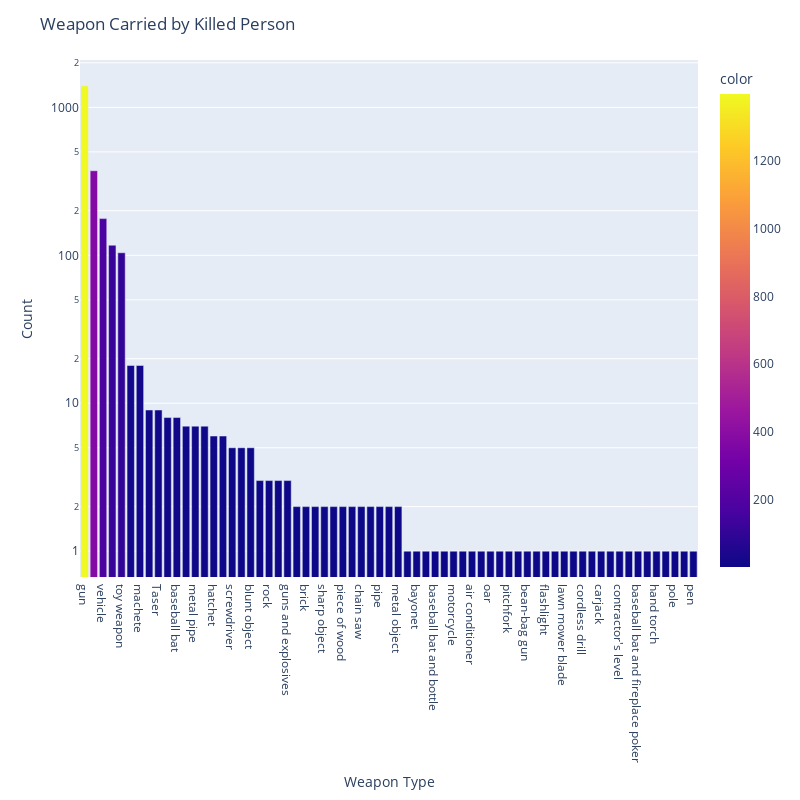

The code cell stored with this chart in its notebook:
### Code cell
fig = px.bar(weapon, x=weapon.index, y=weapon.values, color=weapon.values, log_y=True)
fig.update_layout(title='Weapon Carried by Killed Person', 
                  xaxis_title='Weapon Type', 
                  yaxis_title='Count', width=800, height= 800)
fig.show()

### Figure 1 — Plotly figure (JSON) as saved in the notebook; plotly's stock layout.template omitted (floating-point values rounded to 4 significant figures)
{"data": [{"alignmentgroup": "True", "hovertemplate": "armed=%{x}<br>y=%{y}<br>color=%{marker.color}<extra></extra>", "legendgroup": "", "marker": {"color": [1398, 373, 177, 117, 104, 18, 18, 9, 9, 8, 8, 7, 7, 7, 6, 6, 5, 5, 5, 3, 3, 3, 3, 2, 2, 2, 2, 2, 2, 2, 2, 2, 2, 2, 2, 1, 1, 1, 1, 1, 1, 1, 1, 1, 1, 1, 1, 1, 1, 1, 1, 1, 1, 1, 1, 1, 1, 1, 1, 1, 1, 1, 1, 1, 1, 1, 1], "coloraxis": "coloraxis", "pattern": {"shape": ""}}, "name": "", "offsetgroup": "", "orientation": "v", "showlegend": false, "textposition": "auto", "type": "bar", "x": ["gun", "knife", "vehicle", "undetermined", "toy weapon", "unknown weapon", "machete", "ax", "Taser", "sword", "baseball bat", "hammer", "metal pipe", "box cutter", "hatchet", "crossbow", "screwdriver", "gun and knife", "blunt object", "scissors", "rock", "metal stick", "guns and explosives", "baton", "brick", "hatchet and gun", "sharp object", "meat cleaver", "piece of wood", "shovel", "chain saw", "beer bottle", "pipe", "metal pole", "metal object", "fireworks", "bayonet", "tire iron", "baseball bat and bottle", "pole and knife", "motorcycle", "metal rake", "air conditioner", "crowbar", "oar", "machete and gun", "pitchfork", "glass shard", "bean-bag gun", "spear", "flashlight", "nail gun", "lawn mower blade", "flagpole", "cordless drill", "metal hand tool", "carjack", "chain", "contractor's level", "stapler", "baseball bat and fireplace poker", "straight edge razor", "hand torch", "garden tool", "pole", "pick-axe", "pen"], "xaxis": "x", "y": [1398, 373, 177, 117, 104, 18, 18, 9, 9, 8, 8, 7, 7, 7, 6, 6, 5, 5, 5, 3, 3, 3, 3, 2, 2, 2, 2, 2, 2, 2, 2, 2, 2, 2, 2, 1, 1, 1, 1, 1, 1, 1, 1, 1, 1, 1, 1, 1, 1, 1, 1, 1, 1, 1, 1, 1, 1, 1, 1, 1, 1, 1, 1, 1, 1, 1, 1], "yaxis": "y"}], "layout": {"barmode": "relative", "coloraxis": {"colorbar": {"title": {"text": "color"}}, "colorscale": [[0, "#0d0887"], [0.1111, "#46039f"], [0.2222, "#7201a8"], [0.3333, "#9c179e"], [0.4444, "#bd3786"], [0.5556, "#d8576b"], [0.6667, "#ed7953"], [0.7778, "#fb9f3a"], [0.8889, "#fdca26"], [1, "#f0f921"]]}, "height": 800, "legend": {"tracegroupgap": 0}, "margin": {"t": 60}, "title": {"text": "Weapon Carried by Killed Person"}, "width": 800, "xaxis": {"anchor": "y", "autorange": true, "domain": [0, 1], "range": [-0.5, 66.5], "title": {"text": "Weapon Type"}, "type": "category"}, "yaxis": {"anchor": "x", "autorange": true, "domain": [0, 1], "range": [-0.1748, 3.32], "title": {"text": "Count"}, "type": "log"}}}
